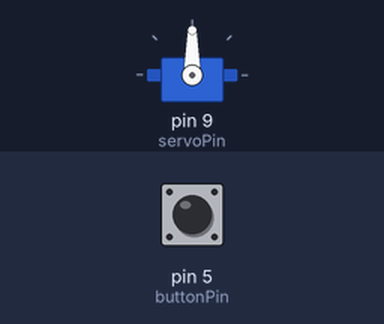
Simulated run of this sketch. Board: Arduino Uno, built with avr-gcc and run on an emulated ATmega328P. On the bench: servo. The inputs (shaded band) are chosen by the test bench; at power-on: pin 5 (buttonPin) HIGH.

Above: at 1.2 s.
1.3 s: pin 5 (buttonPin) pulled LOW for 0.15 s
At 2.3 s:
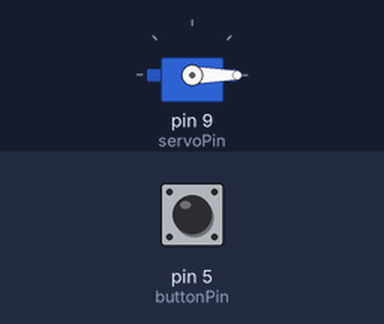
Timing chart, 0 to 7.8 s (numbered marks = the images above; inputs shaded):
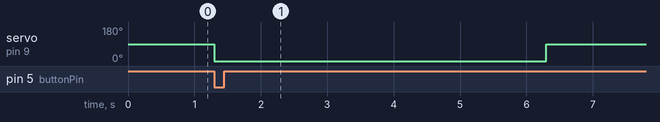

Measured:
- after the input at 1.3 s, servo on pin 9 (servoPin): 90° → 0° at once, → 90° 5.0 s later

The sketch:

main.ino
```cpp
#include <Servo.h>

// サーボモータが接続されているピン番号
int servoPin = 9;
// ボタンが接続されているピン番号
int buttonPin = 5;

Servo servo;
bool isButtonPressed = false;
int initialPosition = 90;
int rotatedPosition = 0;

void setup() {
  Serial.begin(9600);
  servo.attach(servoPin);
  pinMode(buttonPin, INPUT_PULLUP);
  servo.write(initialPosition); // サーボモータを初期位置に設定
}

void loop() {
  if (Serial.available()) {
    char command = Serial.read();
    if (command == 'r') {
      rotateServo(rotatedPosition);
    }
  }

  if (digitalRead(buttonPin) == LOW && !isButtonPressed) {
    isButtonPressed = true;
    rotateServo(rotatedPosition);
  }

  if (digitalRead(buttonPin) == HIGH)
  {
    isButtonPressed = false;
  }
}

void rotateServo(int position) {
  servo.write(position); // サーボモータを指定した位置に回転
  delay(5000); // 5秒待機
  servo.write(initialPosition); // サーボモータを初期位置に戻す
}
```
